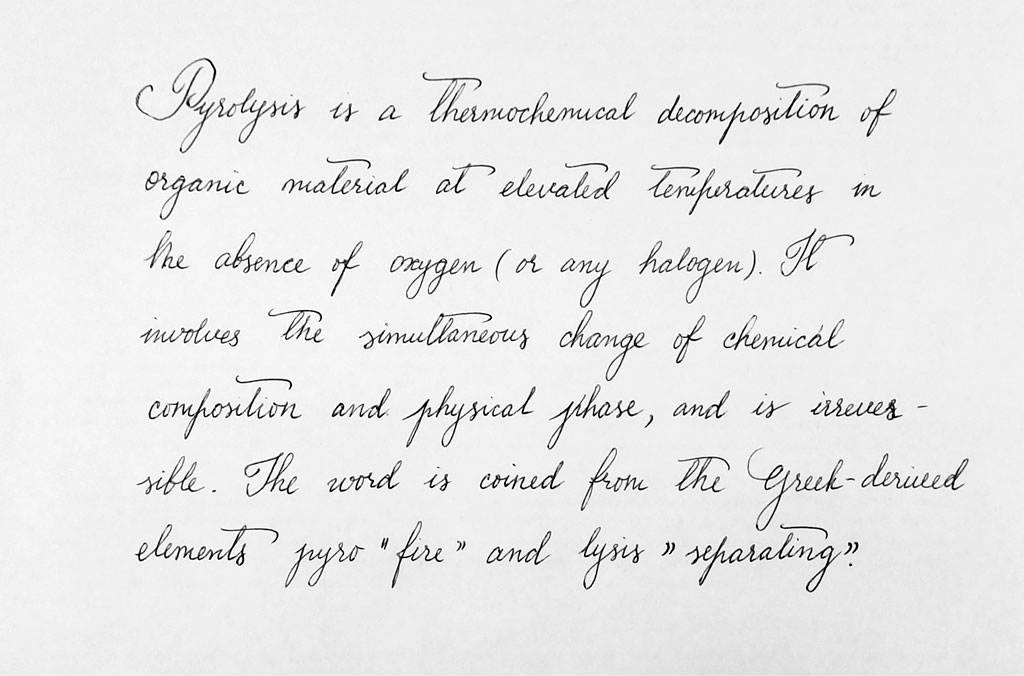
#> input picture Test Images/Img (1).jpg, 1024 x 676 px
$ python -i extractor.py   (imports and definitions only)
#> lines starting #> are read from the running program, lines starting #| are printed output that depends on the picture; after the words box and inside, x2 and y2 are one past the last pixel; in counts of white or black regions, pixels touching at a corner belong together
#> further down, picture is the input picture: shape (676, 1024, 3); min 0, max 255, mean 232.4
import cv2
import numpy as np
import math

# Features to be extracted
BASELINE_ANGLE = 0.0
TOP_MARGIN = 0.0
LETTER_SIZE = 0.0
LINE_SPACING = 0.0
WORD_SPACING = 0.0
PEN_PRESSURE = 0.0
SLANT_ANGLE = 0.0

# Function for bilateral filtering.
def bilateralFilter(image, d):
#> called with d = 3
    image = cv2.bilateralFilter(image,d, 50, 50)
    return image

# Function for median filtering.
def medianFliter(image, d):
    image = cv2.medianBlur(image, d)
    return image

# Function for Inverted binary threshold.
def threshold(image, d):
#> called with d = 120
    image = cv2.cvtColor(image, cv2.COLOR_BGR2GRAY)
#> image: shape (676, 1024)
    ret, image = cv2.threshold(image, d, 255, cv2.THRESH_BINARY_INV)
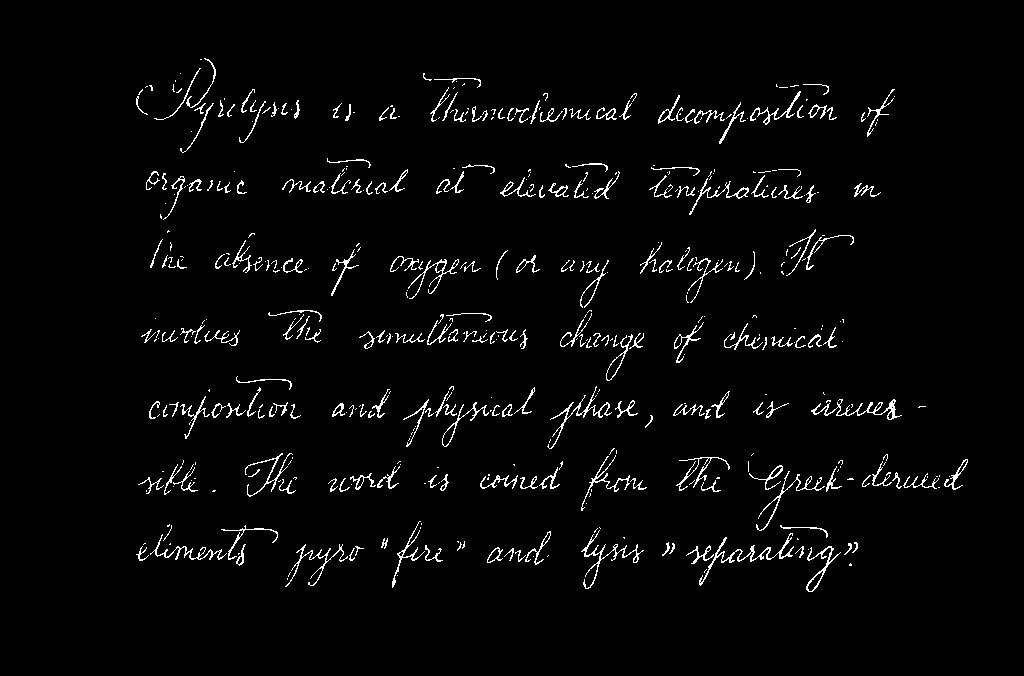
#> image: shape (676, 1024); 2.8% white in thin lines or dots, all inside (x1, y1, x2, y2) = (136, 58, 968, 592)
#> ret = 120
    return image

# Function for dilation of objects in the image.
def dilate(image, Ksize):
#> called with Ksize = (5, 100)
    kernel = np.ones(Ksize, np.uint8)
    image = cv2.dilate(image, kernel, iterations = 1)
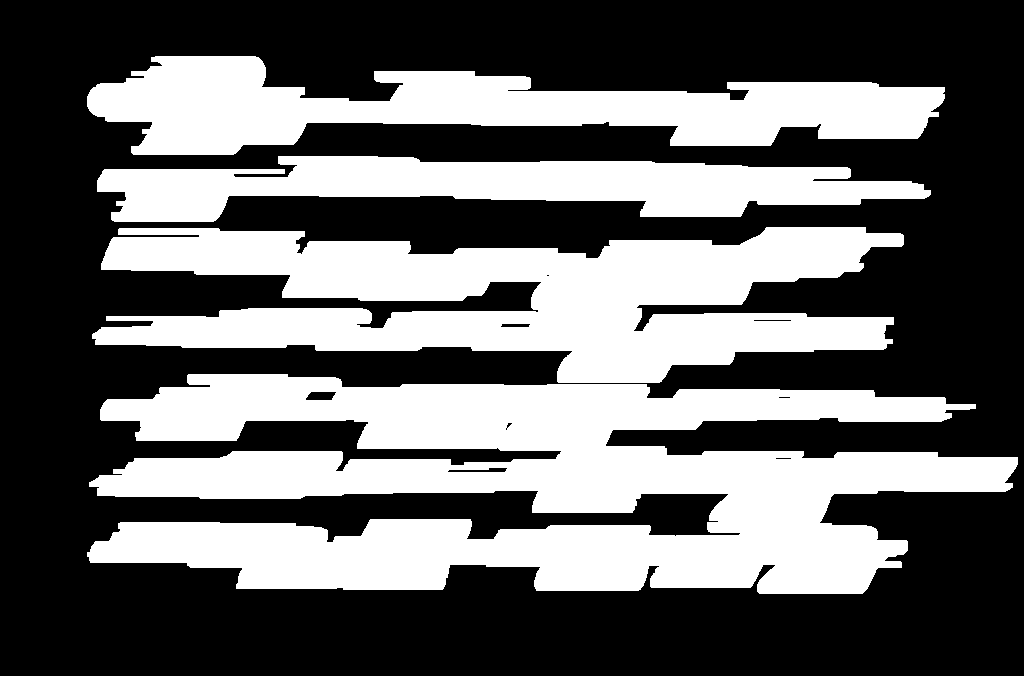
#> image: shape (676, 1024); 39.6% white; 4 white regions
    return image

# Function for erosion of objects in the image.
# [25 lines left out: functions erode, horizontalProjection, verticalProjection, not called in this run]

# Function for finding contours and straightening them horizontally.
# Straightened lines will give better result with horizontal projections.
def straighten(image):
    global BASELINE_ANGLE

    angle = 0.0
    angle_sum = 0.0
    contour_count = 0.0

    positive_angle_sum = 0.0
    negative_angle_sum = 0.0
    positive_count = 0.0
    negative_count = 0.0

    # Apply bilateral filter
    filtered = bilateralFilter(image, 3)
    # cv2.imshow('filtered',filtered)

    # Convert to grayscale and binarize the image by INVERTED binary thresholding
    thresh = threshold(filtered, 120)
    # cv2.imshow('thresh', thresh)

    # Dilate the handwritten lines in image with a suitable kernel for contour operation
    dilated = dilate(thresh, (5, 100))
    # cv2.imshow('dilated', dilated)

    ctrs,im2 = cv2.findContours(dilated.copy(), cv2.RETR_EXTERNAL, cv2.CHAIN_APPROX_SIMPLE)
#> ctrs = 4 contours; box (x1, y1, x2, y2) and area: (87, 374, 1018, 594) 122346, (92, 227, 904, 383) 71202, (87, 56, 945, 155) 43286, (97, 156, 931, 222) 31186; im2 = [[1, -1, -1, -1], [2, 0, -1, -1], [3, 1, -1, -1], [-1, 2, -1, -1]]

    for i, ctr in enumerate(ctrs):
        x, y, w, h = cv2.boundingRect(ctr)

        # We can be sure the contour is not a line if height > width or height is < 20 pixels.
        # Here 20 is arbitary.
        if h>w or h<20:
            continue

        # We extract the region of interest/ contour to be straightened.
        roi = image[y:y+h, x:x+w]
        #rows, cols = ctr.shape[:2]

        # If the length of the line is less than half the document width, especially for the last line,
        # ignore because it may yeild inacurate baseline angle which subsequently affects proceeding features.
        if w < image.shape[1]/2:
            roi = 255
            image[y:y+h, x:x+w] = roi
            continue

        # minAreaRect is necessary for straightening
        rect = cv2.minAreaRect(ctr)
        center = rect[0]
        angle = rect[2]
        # print("original: "+str(i)+" "+str(angle))

        # I actually gave a thought to this but hard to remember anyway
        if angle < -45.0:
            angle += 90.0
        # print("+90"+str(i)+" "+str(angle))

        rot = cv2.getRotationMatrix2D(((x+w)/2, (y+h)/2), angle, 1)

        # extract = cv2.warpAffine(roi, rot, (w,h), borderMode=cv2.BORDER_TRANSPARENT)
        extract = cv2.warpAffine(roi, rot, (w,h), borderMode = cv2.BORDER_CONSTANT, borderValue=(255,255,255))

        # Image is overwritten with the straightened contour
        image[y:y+h, x:x+w] = extract

        # print(angle)
        angle_sum += angle
        contour_count += 1

        # mean angle of the contours (not lines) is found
        mean_angle = angle_sum / contour_count
        BASELINE_ANGLE = mean_angle
        # print("Average baseline angle: "+ str(mean_angle))
        return image
#> this loop made 1 pass
#> (x, y, w, h, rect, angle, rot, angle_sum) on pass 1: (87, 374, 931, 220, ((552.2, 483.8), (214.5, 929.1), -89.45), 0.548, [[1, 0.00956, -2.82], [-0.00956, 1, 4.88]], 0.548)
#> pass 1, in straighten, `roi = image[y:y+h, x:x+w]`:
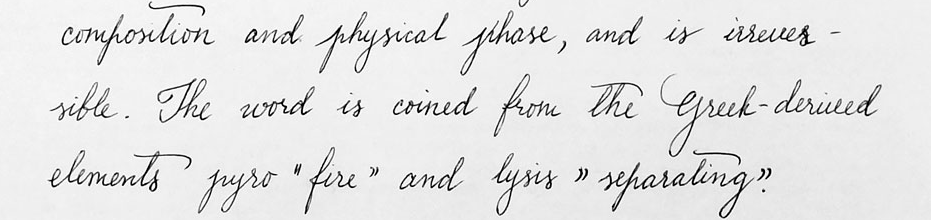
#> roi: shape (220, 931, 3); min 0, max 255, mean 227.7
#> pass 1, in straighten, `extract = cv2.warpAffine(roi, rot, (w,h), borderMode = cv2.BORDER_CONS..`:
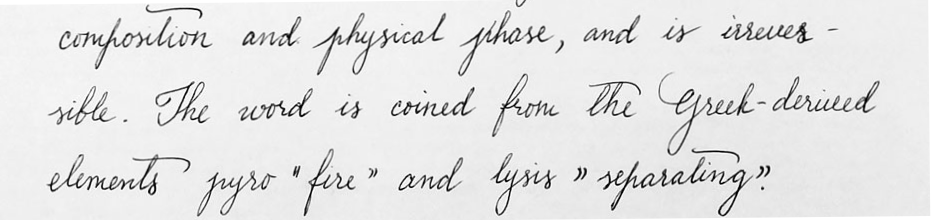
#> extract: shape (220, 931, 3); min 0, max 255, mean 227.9
#> after the loop:
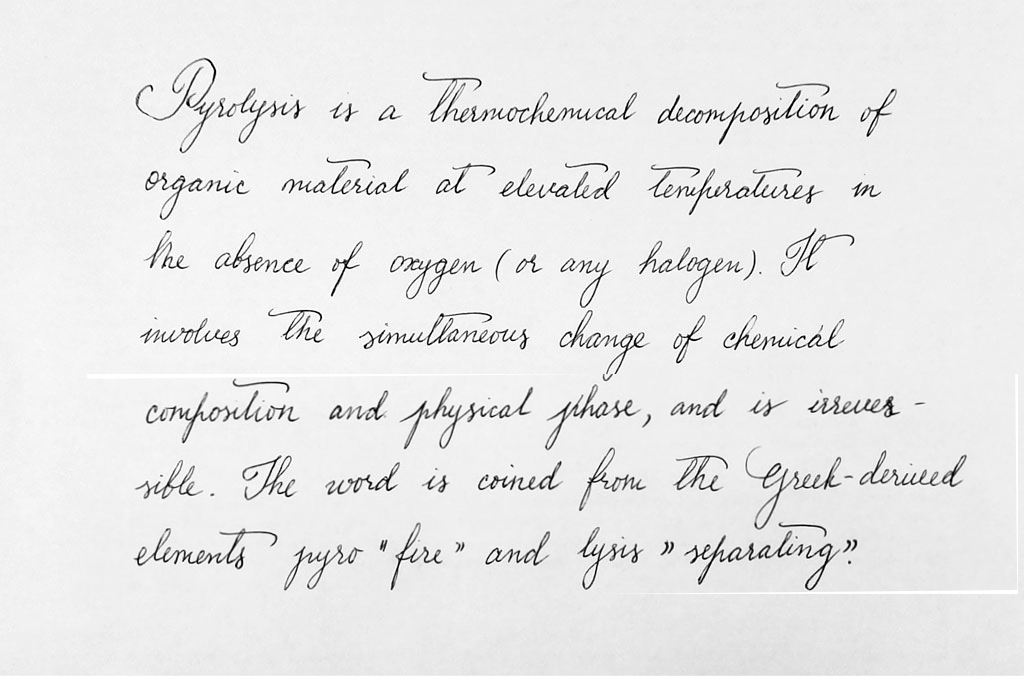
#> image: shape (676, 1024, 3); min 0, max 255, mean 232.5
#> after the loop, angle_sum = 0.548; contour_count = 1


# [68 lines left out: function extractLines, not called in this run]

''' function to extract words from the lines using vertical projection '''
# [91 lines left out: function extractWords, not called in this run]

''' function to determine the average slant of the handwriting '''
# [311 lines left out: functions extractSlant, barometer, start, not called in this run]


# print(start("a01-003u.png"))

>>> import cv2
>>> picture = cv2.imread('../Test Images/Img (1).jpg')
>>> result = straighten(picture)

$ run again, on Test Images/Img (2).jpg
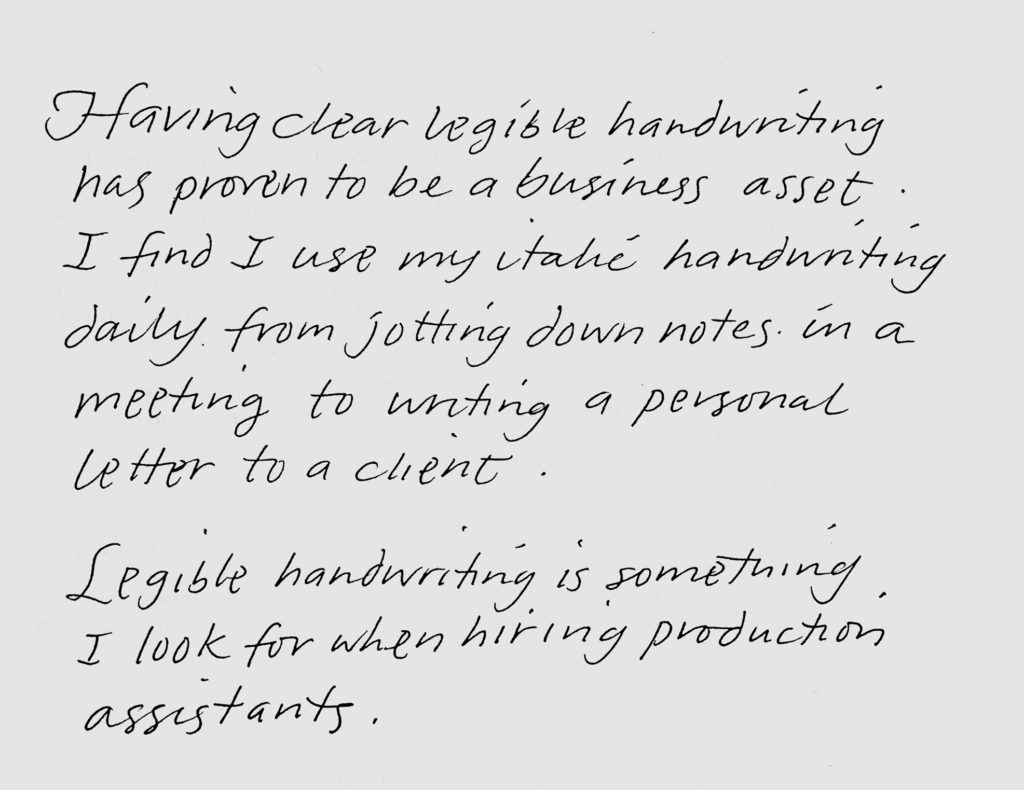
#> input picture Test Images/Img (2).jpg, 1024 x 790 px
#> picture is the input picture: shape (790, 1024, 3); min 0, max 255, mean 220.8
#> in threshold, `ret, image = cv2.threshold(image, d, 255, cv2.THRESH_BINARY_INV)`:
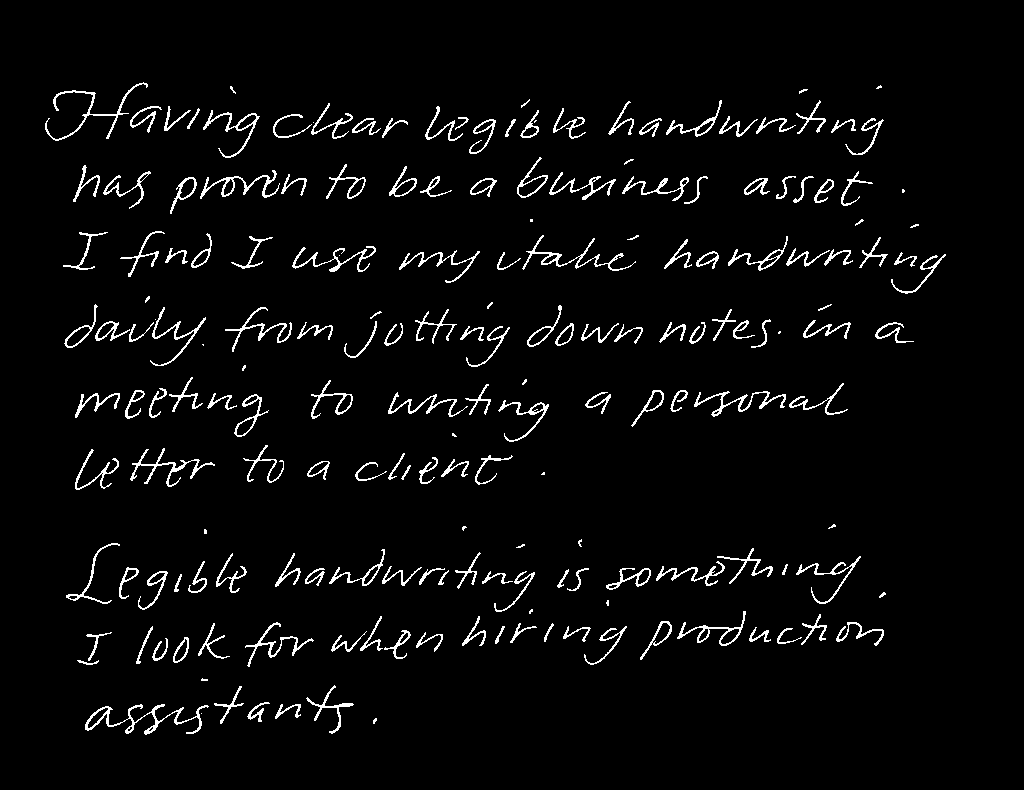
#> image: shape (790, 1024); 3.7% white in thin lines or dots, all inside (x1, y1, x2, y2) = (45, 82, 946, 735)
#> ret = 120
#> ctrs = 14 contours; largest, box (x1, y1, x2, y2) and area: (17, 537, 936, 669) 79323, (0, 80, 955, 216) 78820, (15, 294, 964, 373) 44244, (14, 229, 996, 296) 38598, (26, 375, 898, 444) 35909; im2 = 14 rows, first 6: [1, -1, -1, -1], [2, 0, -1, -1], [3, 1, -1, -1], [4, 2, -1, -1], [5, 3, -1, -1], [6, 4, -1, -1]
#> the loop in straighten, `for i, ctr in enumerate(ctrs):` made 3 passes
#> (x, y, w, h) on pass 1: (36, 683, 391, 54)
#> after the loop in straighten, `for i, ctr in enumerate(ctrs):`:
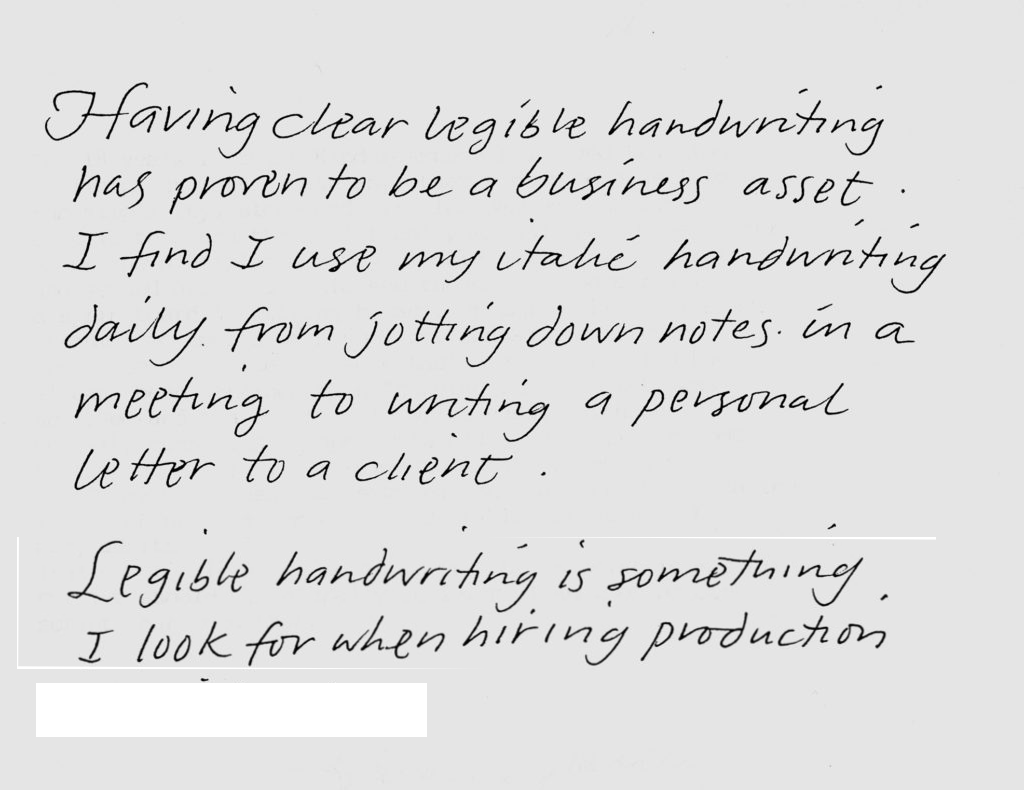
#> image: shape (790, 1024, 3); min 0, max 255, mean 221.9
#> after the loop in straighten, `for i, ctr in enumerate(ctrs):`: angle_sum = -0.333; contour_count = 1

$ run again, on Test Images/Img (4).jpg
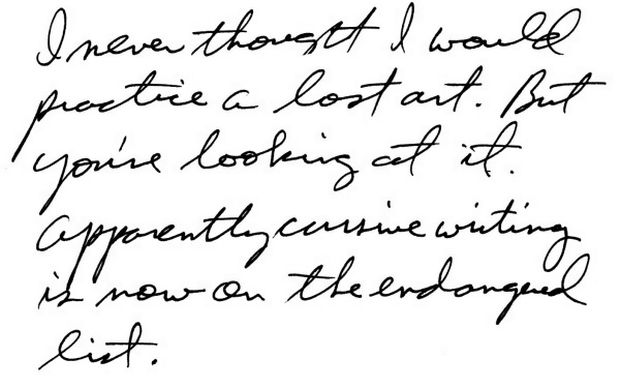
#> input picture Test Images/Img (4).jpg, 620 x 388 px
#> picture is the input picture: shape (388, 620, 3); min 0, max 255, mean 234.7
#> in threshold, `ret, image = cv2.threshold(image, d, 255, cv2.THRESH_BINARY_INV)`:
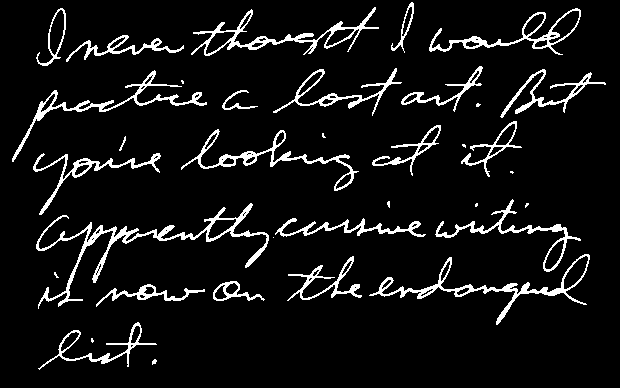
#> image: shape (388, 620); 7.5% white in thin lines or dots
#> ret = 120
#> ctrs = 3 contours; box (x1, y1, x2, y2) and area: (0, 64, 620, 327) 127048, (0, 0, 620, 68) 29831, (0, 320, 207, 372) 8470; im2 = [[1, -1, -1, -1], [2, 0, -1, -1], [-1, 1, -1, -1]]
#> the loop in straighten, `for i, ctr in enumerate(ctrs):` made 2 passes
#> (x, y, w, h, rect, angle, rot, angle_sum) on pass 2: (0, 64, 620, 263, ((309.5, 195), (262, 619), -90), 0, [[1, 0, 0], [0, 1, 0]], 0)
#> pass 2, in straighten, `roi = image[y:y+h, x:x+w]`:
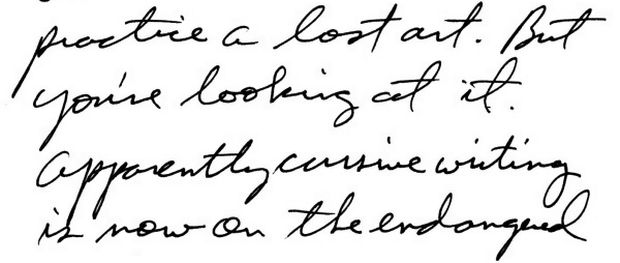
#> roi: shape (263, 620, 3); min 0, max 255, mean 232.1
#> after the loop in straighten, `for i, ctr in enumerate(ctrs):`: angle_sum = 0; contour_count = 1
